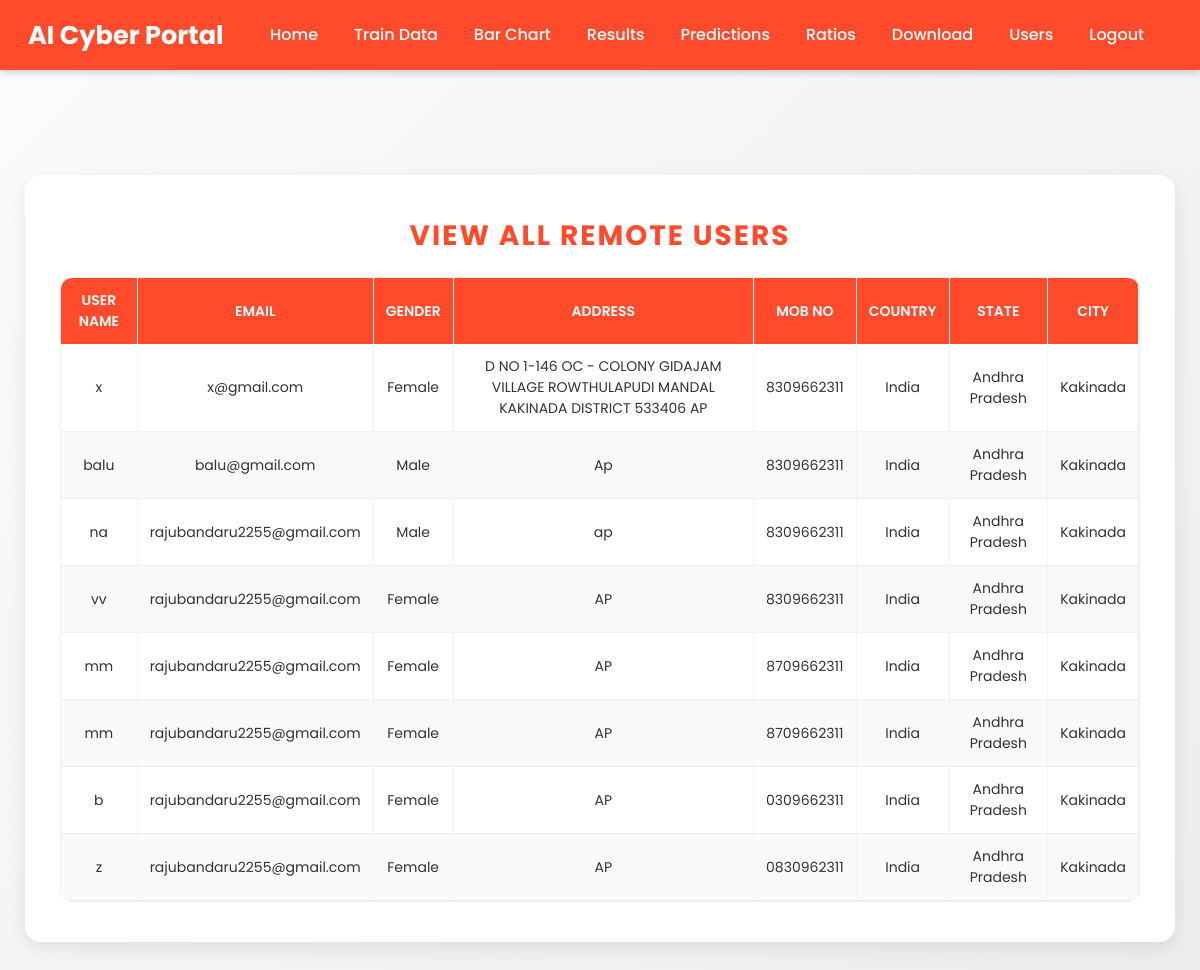
Page /View_Remote_Users/ on the earlier database version.
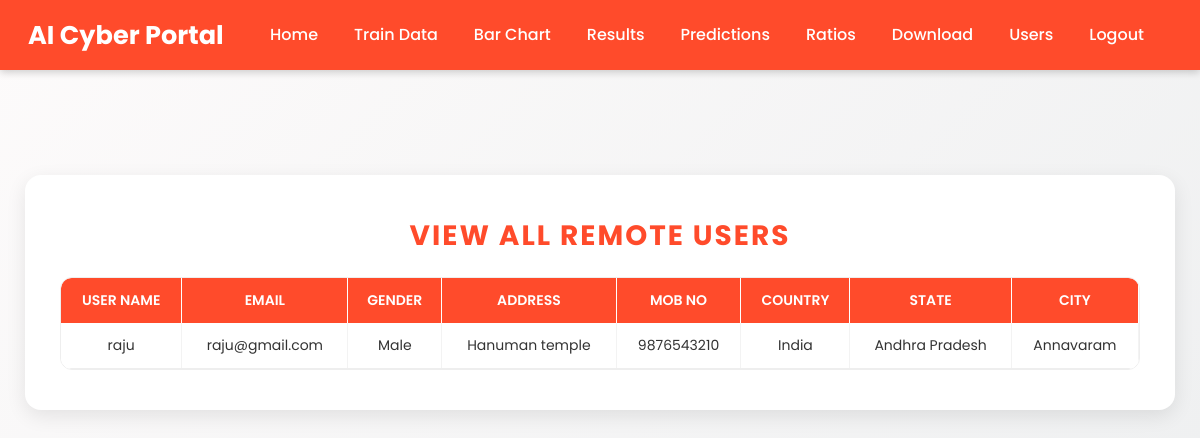
Same page on the later database version.
### Remote_User/models.py (models this page shows)
class ClientRegister_Model(models.Model):
    username = models.CharField(max_length=30)
    email = models.EmailField(max_length=30)
    password = models.CharField(max_length=10)
    phoneno = models.CharField(max_length=10)
    country = models.CharField(max_length=20)
    state = models.CharField(max_length=30)
    city = models.CharField(max_length=30)
    gender = models.CharField(max_length=10)
    address = models.CharField(max_length=20)

### Service_Provider/views.py (the view)
# urls.py: path('View_Remote_Users/', serviceprovider.View_Remote_Users, name="View_Remote_Users"),
def View_Remote_Users(request):
    return render(
        request,
        "SProvider/View_Remote_Users.html",
        {"objects": ClientRegister_Model.objects.all()}
    )

### Template/htmls/SProvider/View_Remote_Users.html (shortened to what this page needs)
{% extends 'SProvider/Header.html' %}
{% block researchblock %}
<div class="main-content">
  <div class="container">
    <p id="title">View All Remote Users</p>
    <div class="table-container">
      <table>
        <thead>
          <tr>
            <th>User Name</th>
            <th>Email</th>
            <th>Gender</th>
            <th>Address</th>
            <th>Mob No</th>
            <th>Country</th>
            <th>State</th>
            <th>City</th>
          </tr>
        </thead>
        <tbody>
          {% for o in objects %}
          <tr>
            <td>{{ o.username }}</td>
            <td>{{ o.email }}</td>
            <td>{{ o.gender }}</td>
            <td>{{ o.address }}</td>
            <td>{{ o.phoneno }}</td>
            <td>{{ o.country }}</td>
            <td>{{ o.state }}</td>
            <td>{{ o.city }}</td>
          </tr>
          {% empty %}
          <tr>
            <td colspan="8" style="color: #ff4b2b; font-weight: bold;">No Users Found</td>
          </tr>
          {% endfor %}
        </tbody>
      </table>
    </div>
  </div>
</div>
{% endblock %}

### Template/htmls/SProvider/Header.html (shortened to what this page needs)
<!DOCTYPE html>
{% load static %}
<html lang="en">
<head>
  <link href="https://cdn.jsdelivr.net/npm/bootstrap@5.3.3/dist/css/bootstrap.min.css" rel="stylesheet">
</head>
<body>
  <nav class="navbar navbar-expand-lg">
    <div class="container-fluid">
      <a class="navbar-brand" href="#">AI Cyber Portal</a>
      <div class="collapse navbar-collapse justify-content-end" id="navbarNav">
        <ul class="navbar-nav">
          <li class="nav-item"><a class="nav-link" href="{% url 'index' %}">Home</a></li>
          <li class="nav-item"><a class="nav-link" href="{% url 'train_model' %}">Train Data</a></li>
          <li class="nav-item"><a class="nav-link" href="{% url 'likeschart' 'bar' %}">Bar Chart</a></li>
          <li class="nav-item"><a class="nav-link" href="{% url 'charts1' 'line' %}">Results</a></li>
          <li class="nav-item"><a class="nav-link" href="{% url 'View_Prediction_Of_Cyber_Attack_Type' %}">Predictions</a></li>
          <li class="nav-item"><a class="nav-link" href="{% url 'View_Prediction_Of_Cyber_Attack_Type_Ratio' %}">Ratios</a></li>
          <li class="nav-item"><a class="nav-link" href="{% url 'Download_Predicted_DataSets' %}">Download</a></li>
          <li class="nav-item"><a class="nav-link" href="{% url 'View_Remote_Users' %}">Users</a></li>
          <li class="nav-item"><a class="nav-link" href="{% url 'index' %}">Logout</a></li>
        </ul>
      </div>
    </div>
  </nav>
  <div class="mainholder">
    {% block researchblock %}{% endblock %}
  </div>
</body>
</html>

### Template/htmls/SProvider/Header.html (style rules this page uses)
body { font-family: "Poppins", sans-serif; background: linear-gradient(135deg, #fdfbfb, #ebedee); color: #333; min-height: 100vh; margin: 0; }
.navbar { background-color: #ff4b2b; box-shadow: 0 2px 8px rgba(0, 0, 0, 0.2); min-height: 70px; padding: 0 16px; }
.navbar-brand { color: white !important; font-weight: bold; font-size: 1.6rem; white-space: nowrap; flex-grow: 1; }
.navbar-nav .nav-link { color: white !important; margin-right: 20px; font-weight: 500; transition: color 0.3s, background 0.3s; text-align: center; background: none !important; border-radius: 0 !important; }
.navbar-collapse { transition: none; background: none !important; box-shadow: none; border-radius: 0; padding: 0; margin: 0; }
.mainholder { padding: 20px; }

### Template/htmls/SProvider/View_Remote_Users.html (style rules this page uses)
html, body { background: linear-gradient(135deg, #fdfbfb, #ebedee); font-family: 'Poppins', sans-serif; margin: 0; padding: 0; color: #333; min-height: 100vh; }
.main-content { padding-top: 85px; min-height: 100vh; display: flex; justify-content: center; align-items: flex-start; }
.container { background: #fff; padding: 40px 35px; border-radius: 16px; box-shadow: 0px 6px 20px rgba(0, 0, 0, 0.09); max-width: 1150px; width: 100%; margin-bottom: 40px; display: flex; flex-direction: column; }
#title { font-size: 28px; font-weight: 700; text-align: center; color: #ff4b2b; text-transform: uppercase; letter-spacing: 2px; margin-bottom: 20px; }
.table-container { flex: 1; overflow-y: auto; overflow-x: auto; border-radius: 12px; border: 1px solid #eee; background: none; scrollbar-width: thin; scrollbar-color: #ff4b2b #fdfbfb; }
table { width: 100%; border-collapse: collapse; border-radius: 10px; overflow: hidden; background: #fff; }
th { background: #ff4b2b; color: #fff; text-align: center; padding: 12px; font-size: 14px; text-transform: uppercase; font-weight: 600; position: sticky; top: 0; z-index: 2; border-right: 1px solid #fff; }
td { text-align: center; padding: 12px; font-size: 14px; color: #333; background-color: #fff; border-bottom: 1px solid #eee; transition: background 0.3s ease; border-right: 1px solid #f3f3f3; }

Differences in the rows shown:
removed ClientRegister_Model: username "x", email "x@gmail.com", gender "Female", address "D NO 1-146 OC - COLONY GIDAJAM VILLAGE ROWTHULAPUDI MANDAL KAKINADA DISTRICT 533406 AP", phoneno "8309662311", country "India", state "Andhra Pradesh", city "Kakinada"
removed ClientRegister_Model: username "balu", email "balu@gmail.com", gender "Male", address "Ap", phoneno "8309662311", country "India", state "Andhra Pradesh", city "Kakinada"
removed ClientRegister_Model: username "na", email "rajubandaru2255@gmail.com", gender "Male", address "ap", phoneno "8309662311", country "India", state "Andhra Pradesh", city "Kakinada"
removed ClientRegister_Model: username "vv", email "rajubandaru2255@gmail.com", gender "Female", address "AP", phoneno "8309662311", country "India", state "Andhra Pradesh", city "Kakinada"
removed ClientRegister_Model: username "mm", email "rajubandaru2255@gmail.com", gender "Female", address "AP", phoneno "8709662311", country "India", state "Andhra Pradesh", city "Kakinada"
removed ClientRegister_Model: username "mm", email "rajubandaru2255@gmail.com", gender "Female", address "AP", phoneno "8709662311", country "India", state "Andhra Pradesh", city "Kakinada"
removed ClientRegister_Model: username "b", email "rajubandaru2255@gmail.com", gender "Female", address "AP", phoneno "0309662311", country "India", state "Andhra Pradesh", city "Kakinada"
removed ClientRegister_Model: username "z", email "rajubandaru2255@gmail.com", gender "Female", address "AP", phoneno "0830962311", country "India", state "Andhra Pradesh", city "Kakinada"
added ClientRegister_Model: username "raju", email "raju@gmail.com", gender "Male", address "Hanuman temple", phoneno "9876543210", country "India", state "Andhra Pradesh", city "Annavaram"
